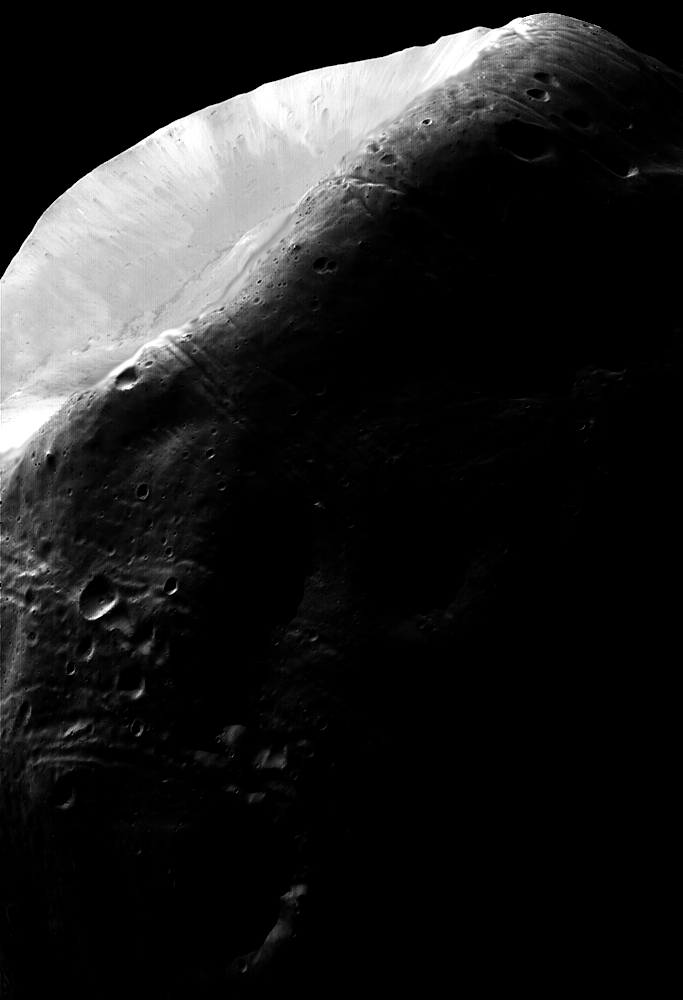
%> input picture lab5/Fig0210(a).tif, 683 x 1000 px
$ octave histmatching.m   (GNU Octave 9; MATLAB toolbox functions it lacks are replaced by stand-ins)
%> lines starting %> are read from the running program, lines starting %| are printed output that depends on the picture
clear;
f = imread ('Fig0210(a).tif'); % Mars moon
%> f is the input picture: size 1000x683 uint8; min 0, max 255, mean 31.7
figure(1);
%% Show image and histogram
subplot(4,2,1); imshow(f);
subplot(4,2,2); imhist(f);
ylim([0 5e4])
%% Histogram Equalization
f1 = histeq(f, 256);
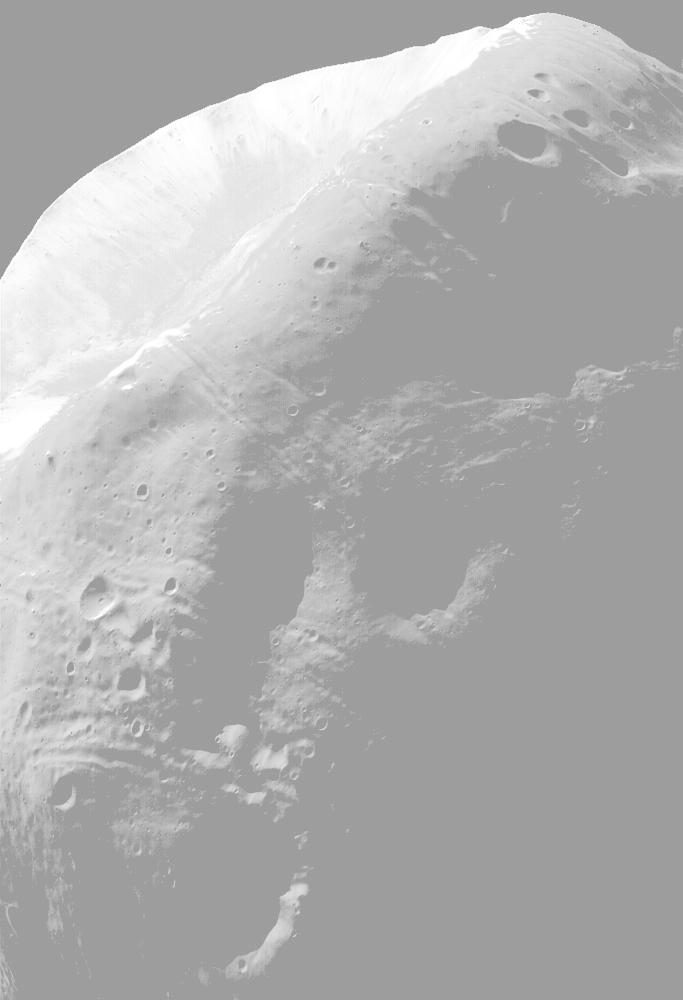
%> f1: size 1000x683 uint8; min 157, max 255, mean 176.1
subplot(4,2,3); imshow(f1);
subplot(4,2,4); imhist(f1);
ylim([0 5e4])
%% Histogram Matching
p = twomodegauss(0.15, 0.05, 0.75, 0.05, 1, 0.07, 0.002);
g = histeq(f, p);
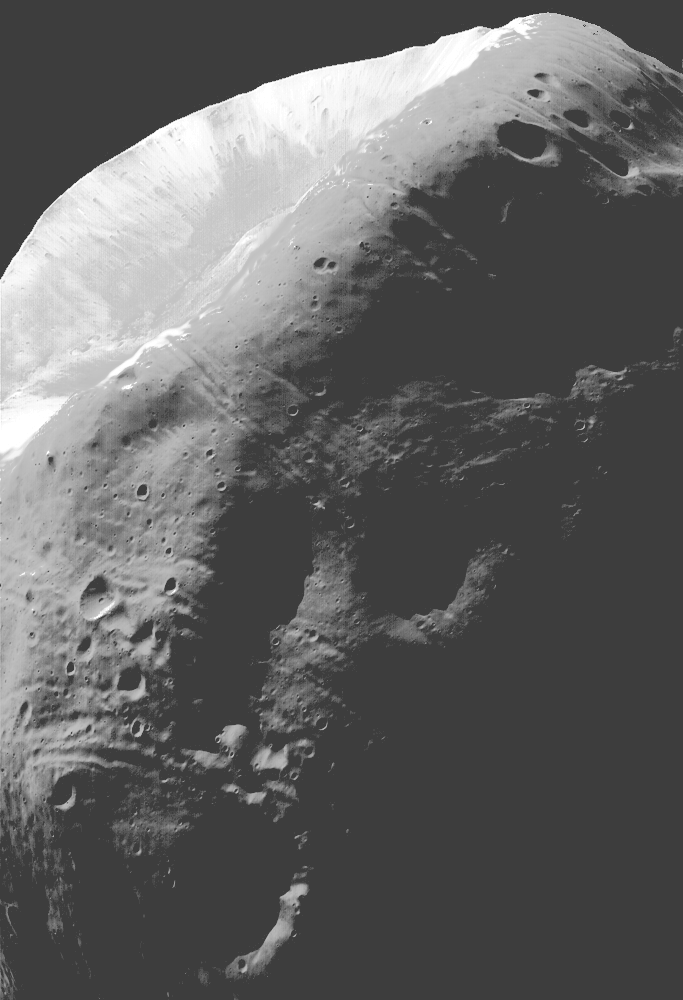
%> g: size 1000x683 uint8; min 61, max 255, mean 98.2
subplot(4,2,5); imshow(g);
subplot(4,2,6); imhist(g);
ylim([0 5e4])
%% Adaptive Histogram Equalization
g3 = adapthisteq(f, 'NumTiles', [25 25], 'ClipLimit', 0.05);
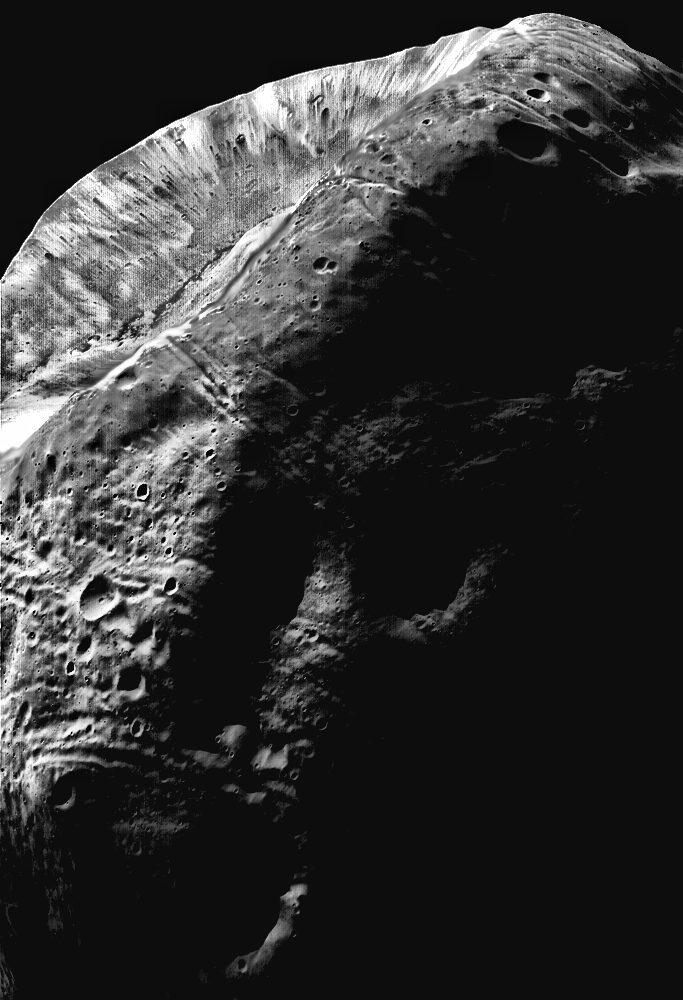
%> g3: size 1000x683 uint8; min 0, max 255, mean 49
subplot(4,2,7); imshow(g3);
subplot(4,2,8); imhist(g3);
ylim([0 5e4])
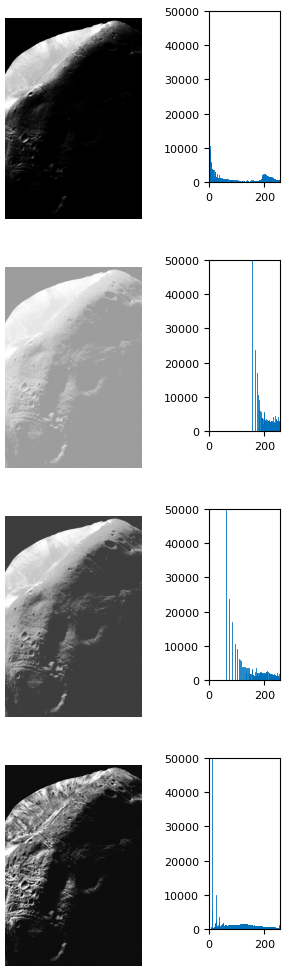
%> figure redrawn from the program's plot data, 8 panels
%figure(2), plot(p);

function p = twomodegauss(m1, sig1, m2, sig2, A1, A2, k)
c1 = A1 * (1 / ((2 * pi)^0.5)*sig1);
k1 = 2 * (sig1^2);
c2 = A2 * (1 / ((2 * pi)^0.5)*sig2);
k2 = 2 * (sig2^2);
z = linspace(0, 1, 256);
p = k + c1 * exp(-((z-m1).^2) ./ k1) + ...
c2 * exp(-((z-m2).^2) ./ k2);
p = p ./ sum(p(:));
end

$ run again, with lab5/Fig0203(a).tif copied over lab5/Fig0210(a).tif
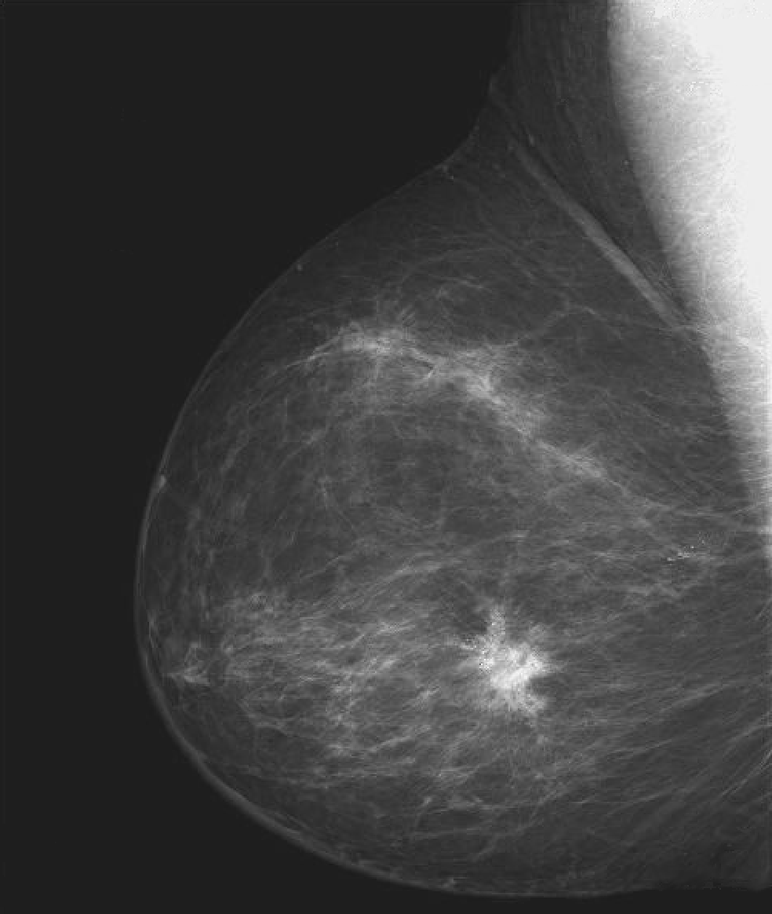
%> input picture lab5/Fig0203(a).tif, 772 x 914 px, shrunk from 984 x 1164 before the run
%> f is the input picture: size 914x772 uint8; min 18, max 255, mean 66.6
%> `f1 = histeq(f, 256);`:
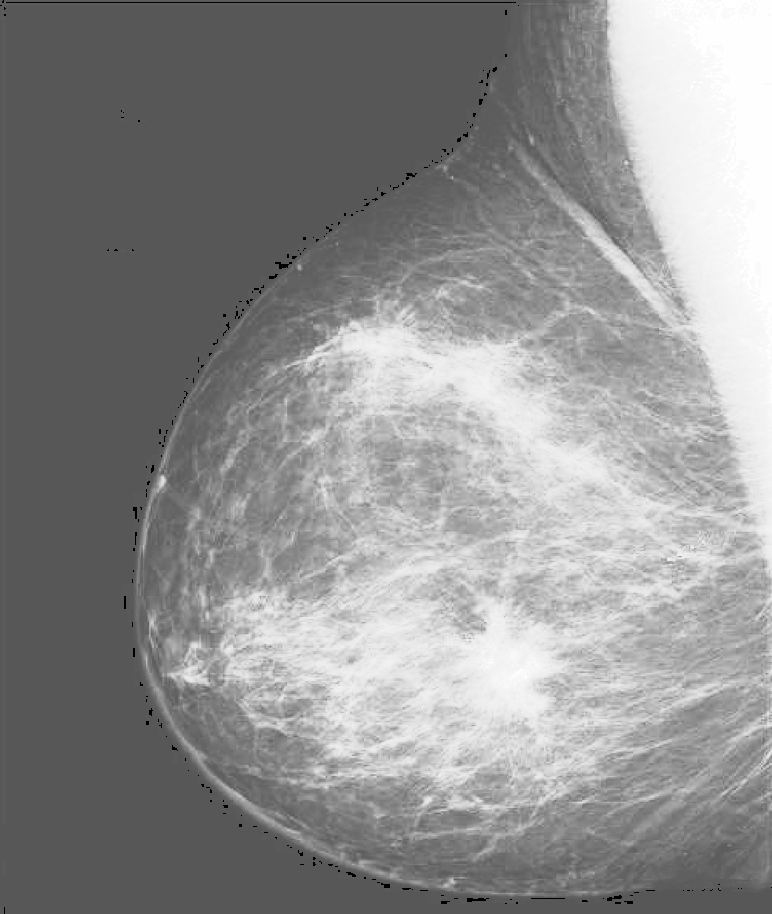
%> f1: size 914x772 uint8; min 0, max 255, mean 142.5
%> `g3 = adapthisteq(f, 'NumTiles', [25 25], 'ClipLimit', 0.05);`:
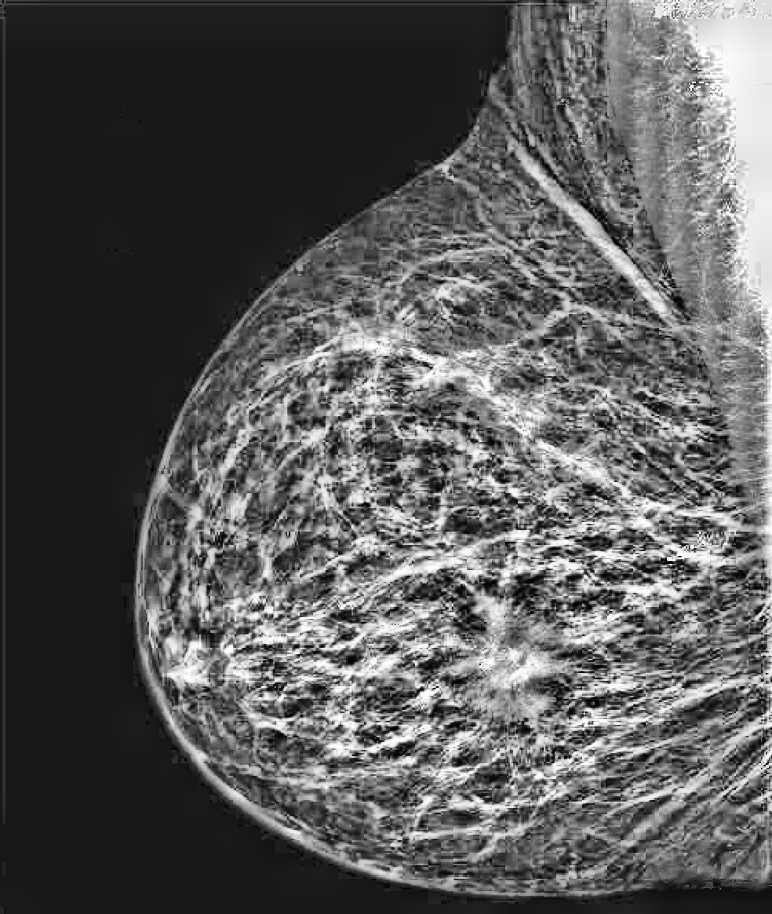
%> g3: size 914x772 uint8; min 0, max 255, mean 88.4

$ run again, with lab5/Fig0208(a).tif copied over lab5/Fig0210(a).tif
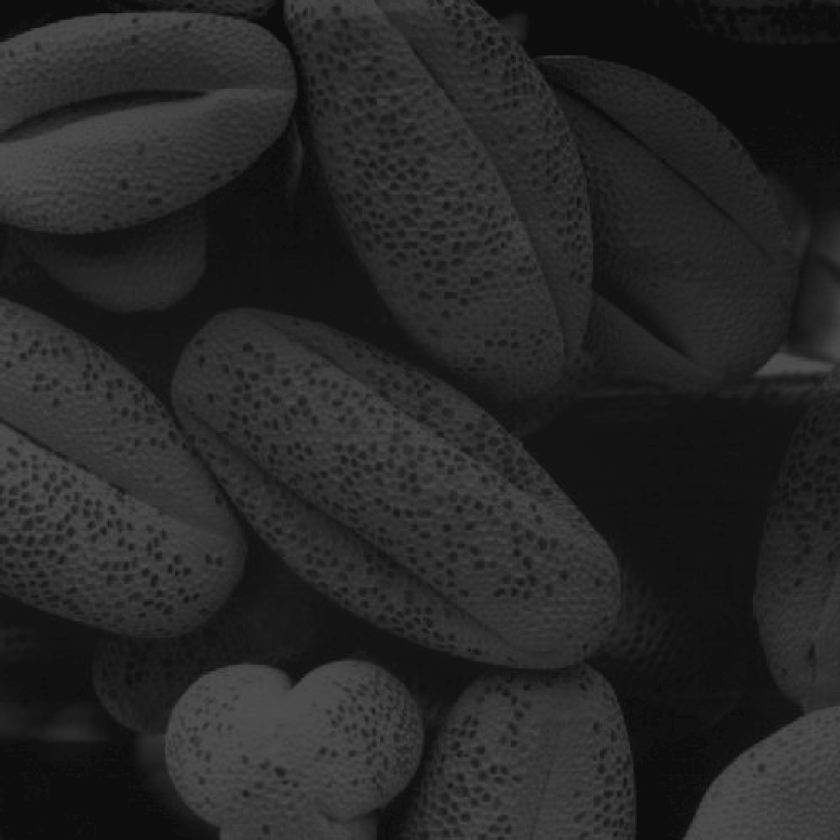
%> input picture lab5/Fig0208(a).tif, 840 x 840 px, shrunk from 1021 x 1021 before the run
%> f is the input picture: size 840x840 uint8; min 9, max 84, mean 38.8
%> `f1 = histeq(f, 256);`:
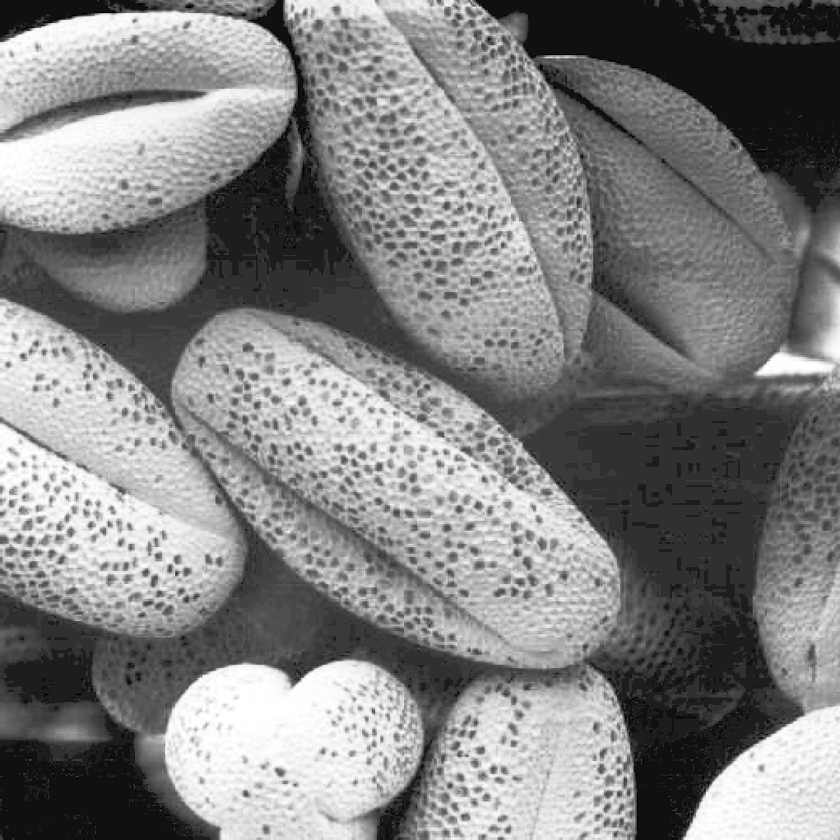
%> f1: size 840x840 uint8; min 0, max 255, mean 130
%> `g3 = adapthisteq(f, 'NumTiles', [25 25], 'ClipLimit', 0.05);`:
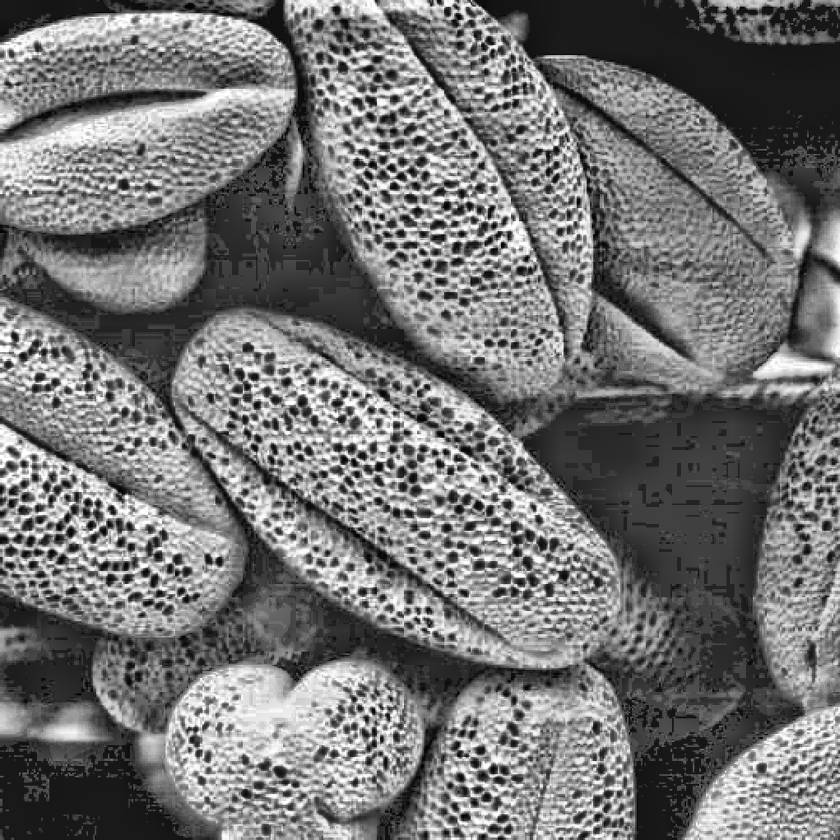
%> g3: size 840x840 uint8; min 0, max 255, mean 115.6
